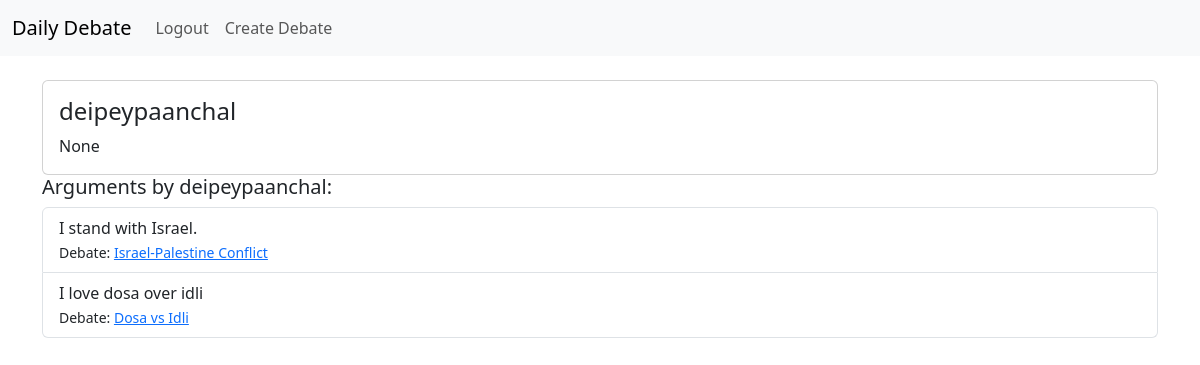
The app's page /user/deipeypaanchal (signed in), older data.
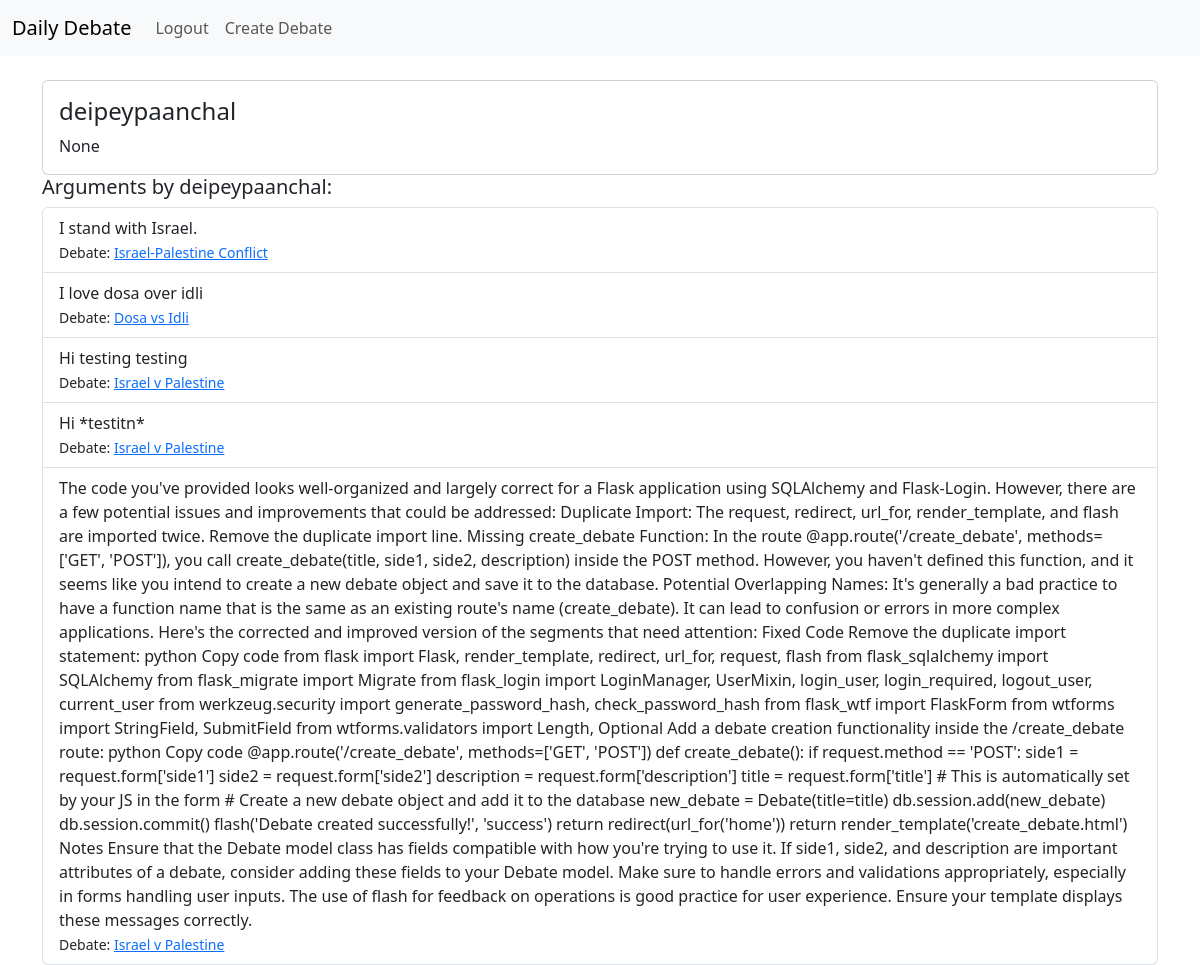
The same page, newer data.
### app.py (models this page shows)
class User(UserMixin, db.Model):
    id = db.Column(db.Integer, primary_key=True)
    username = db.Column(db.String(20), unique=True, nullable=False)
    password = db.Column(db.String(60), nullable=False)
    bio = db.Column(db.String(140))  # Optional short bio
    profile_image_url = db.Column(db.String(255))  # Optional profile image URL
    arguments = db.relationship('Argument', backref='author', lazy=True)

class Argument(db.Model):
    id = db.Column(db.Integer, primary_key=True)
    content = db.Column(db.String(1000), nullable=False)
    user_id = db.Column(db.Integer, db.ForeignKey('user.id'), nullable=False)
    debate_id = db.Column(db.Integer, db.ForeignKey('debate.id'), nullable=False)

class Debate(db.Model):
    id = db.Column(db.Integer, primary_key=True)
    title = db.Column(db.String(100), nullable=False)
    arguments = db.relationship('Argument', backref='debate', lazy=True)

### app.py (the view)
@app.route('/user/<username>')
@login_required
def user_profile(username):
    user = User.query.filter_by(username=username).first_or_404()
    return render_template('user_profile.html', user=user)

### app.py (called while the page is built)
@login_manager.user_loader
def load_user(user_id):
    return User.query.get(int(user_id))

### templates/user_profile.html
{% extends 'layout.html' %}
{% block content %}
<div class="card">
    <div class="card-body">
        <h4 class="card-title">{{ user.username }}</h4>
        <p class="card-text">{{ user.bio }}</p>
    </div>
</div>
<h5>Arguments by {{ user.username }}:</h5>
<ul class="list-group">
    {% for argument in user.arguments %}
    <li class="list-group-item">
        {{ argument.content }}
        <br>
        <small>Debate: <a href="{{ url_for('debate', debate_id=argument.debate_id) }}">{{ argument.debate.title }}</a></small>
    </li>
    {% endfor %}
</ul>
{% endblock %}

### templates/layout.html (shortened to what this page needs)
<!DOCTYPE html>
<html lang="en">
<head>
    <link href="https://cdn.jsdelivr.net/npm/bootstrap@5.3.0/dist/css/bootstrap.min.css" rel="stylesheet">
</head>
<body>
    <nav class="navbar navbar-expand-lg navbar-light bg-light">
        <div class="container-fluid">
            <a class="navbar-brand" href="{{ url_for('home') }}">Daily Debate</a>
            <div class="collapse navbar-collapse" id="navbarNav">
                <ul class="navbar-nav">
                    {% if current_user.is_authenticated %}
                        <li class="nav-item">
                            <a class="nav-link" href="{{ url_for('logout') }}">Logout</a>
                        </li>
                        <li class="nav-item">
                            <a class="nav-link" href="{{ url_for('create_debate') }}">Create Debate</a>
                        </li>
                    {% endif %}
                </ul>
            </div>
        </div>
    </nav>
    <div class="container mt-4">
        {% block content %}{% endblock %}
    </div>
</body>
</html>

Row changes from the older to the newer data that the page shows:
added Argument: content "Hi testing testing", debate "Israel v Palestine"
added Argument: content "Hi *testitn*", debate "Israel v Palestine"
added Argument: content "The code you've provided looks well-organized and largely correct for a Flask application using SQLAlchemy and Flask-Login. However, there are a few potential issues and improvements that could be addressed: Duplicate Import: The request, redirect, url_for, render_template, and flash are imported twice. Remove the duplicate import line. Missing create_debate Function: In the route @app.route('/create_debate', methods=['GET', 'POST']), you call create_debate(title, side1, side2, description) inside the POST method. However, you haven't defined this function, and it seems like you intend to create a new debate object and save it to the database. Potential Overlapping Names: It's generally a…", debate "Israel v Palestine"
